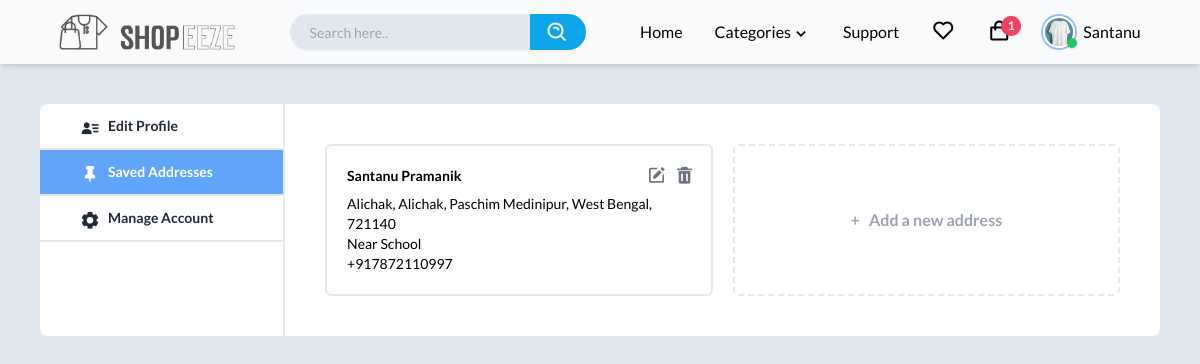
/account/profile/saved-addresses/ (signed in), run on the app's committed database.
### accounts/models.py (models this page shows, shortened)
class Profile(Basemodel):
    user = models.OneToOneField(User, on_delete=models.CASCADE, related_name="profile")
    is_new_user = models.BooleanField(default=False)
    phone_number = models.PositiveIntegerField()
    is_phone_no_verified = models.BooleanField(default=False)
    otp = models.PositiveIntegerField(null=True, blank=True)
    profile_image = models.ImageField(upload_to='ProfileImages', default='ProfileImages/default_pp.jpg')
    def get_cart_count(self):
        return CartItems.objects.filter(cart__user=self.user).count()

class Address(Basemodel):
    profile = models.ForeignKey(Profile, on_delete=models.CASCADE, related_name='adresses')
    receiver = models.CharField(max_length=100)
    mobile = models.IntegerField()
    home = models.CharField(max_length=100)
    city = models.CharField(max_length=100)
    pincode = models.CharField(max_length=6)
    district = models.CharField(max_length=100)
    STATE_CHOICES = (
        ("Andhra Pradesh","Andhra Pradesh"),
        ("Arunachal Pradesh ","Arunachal Pradesh "),
        ("Assam","Assam"),
        ("Bihar","Bihar"),
        ("Chhattisgarh","Chhattisgarh"),
        ("Goa","Goa"),
        ("Gujarat","Gujarat"),
        ("Haryana","Haryana"),
        ("Himachal Pradesh","Himachal Pradesh"),
        ("Jammu and Kashmir ","Jammu and Kashmir "),
        ("Jharkhand","Jharkhand"),
        ("Karnataka","Karnataka"),
        ("Kerala","Kerala"),
        ("Madhya Pradesh","Madhya Pradesh"),
        ("Maharashtra","Maharashtra"),
        ("Manipur","Manipur"),
        ("Meghalaya","Meghalaya"),
        ("Mizoram","Mizoram"),
        ("Nagaland","Nagaland"),
        ("Odisha","Odisha"),
        ("Punjab","Punjab"),
        ("Rajasthan","Rajasthan"),
        ("Sikkim","Sikkim"),
        ("Tamil Nadu","Tamil Nadu"),
        ("Telangana","Telangana"),
        ("Tripura","Tripura"),
        ("Uttar Pradesh","Uttar Pradesh"),
        ("Uttarakhand","Uttarakhand"),
        ("West Bengal","West Bengal"),
        ("Andaman and Nicobar Islands","Andaman and Nicobar Islands"),
        ("Chandigarh","Chandigarh"),
        ("Dadra and Nagar Haveli","Dadra and Nagar Haveli"),
        ("Daman and Diu","Daman and Diu"),
        ("Lakshadweep","Lakshadweep"),
        ("National Capital Territory of Delhi","National Capital Territory of Delhi"),
        ("Puducherry","Puducherry"),
    )
    state = models.CharField(choices=STATE_CHOICES,max_length=255)
    landmark = models.CharField(max_length=100, null=True, blank=True)
    class Meta:
        verbose_name_plural = "Adresses"

### accounts/views.py (the view)
# urls.py: path("profile/saved-addresses/", saved_addresses, name="saved_addresses"),
def saved_addresses(request):
    if request.user.is_authenticated:
        addresses = Address.objects.filter(profile=request.user.profile)
        return render(request, "accounts/manage_address.html", {"addresses": addresses})
    else:
        messages.warning(request, "You have to login first")
        return redirect("login")

### templates/accounts/manage_address.html (shortened to what this page needs)
{% extends 'base/base.html' %}
{% block main_content %}
<main class="p-10 h-[90vh]">
    <section class="bg-white rounded-lg flex overflow-hidden h-full">
        <div class="w-80 border-r-2 text-sm font-semibold">
            <a href="{% url 'edit_profile' %}"
                class="text-gray-800 flex py-2.5 gap-2 items-center px-10 border-b-2 hover:bg-slate-200/50 transition">
                <i class='bx bxs-user-detail text-xl pt-1'></i>
                <p>Edit Profile</p>
            </a>
            <a href="{% url 'saved_addresses' %}"
                class="bg-blue-400 text-white flex py-2.5 gap-2 items-center px-10 border-b-2 hover:bg-opacity-90 transition">
                <i class='bx bxs-pin text-xl pt-1'></i>
                <p>Saved Addresses</p>
            </a>
            <a href="#"
                class="text-gray-800 flex py-2.5 gap-2 items-center px-10 border-b-2 hover:bg-slate-200/50 transition">
                <i class='bx bxs-cog text-xl pt-1'></i>
                <p>Manage Account</p>
            </a>
        </div>
        <div class="p-10 w-full h-full">
            <div class="grid grid-cols-2 relative gap-x-5 gap-y-4" id="addresses">
                {% for address in addresses %}
                <div class="border-2 rounded-md p-5 relative hover:bg-slate-100 transition ease-in">
                    <div class="flex flex-col gap-2">
                        <P class="font-semibold text-sm">{{address.receiver}}</P>
                        <p class="text-sm">
                            {{address.home}}, {{address.city}}, {{address.district}}, {{address.state}},
                            {{address.pincode}}
                            {% if address.landmark %}
                            <br> Near {{address.landmark}}
                            {% endif %}
                            <br> +91{{address.mobile}}
                        </p>
                    </div>
                    <div class="absolute top-4 right-4 flex gap-2 text-gray-500 text-xl">
                        <a title="edit" href="{% url 'edit_address' address.uid %}">
                            <i class='bx bxs-edit'></i>
                        </a>
                        <button title="remove" type="button" onclick="showConfirmPopUp('{{address.uid}}')">
                            <i class='bx bxs-trash'></i>
                        </button>
                    </div>
                </div>
                {% endfor %}
                {% if addresses|length < 5 %}
                <a href="{% url 'add_address_profile' %}"
                    class="flex items-center justify-center text-gray-400 font-semibold gap-5 border-2 border-dashed rounded-md p-5 relative hover:bg-slate-100 transition ease-in">
                    <p>+ &nbsp; Add a new address</p>
                </a>
                {% endif %}
            </div>
        </div>
    </section>
</main>
{% endblock main_content %}

### templates/base/base.html (shortened to what this page needs)
<!DOCTYPE html>
<html lang="en">
<head>
    <link rel="stylesheet" href="/media/css/output.css" />
    <link href="https://unpkg.com/boxicons@2.1.4/css/boxicons.min.css" rel="stylesheet" />
</head>
<body class="relative bg-slate-200 font-['Lato']">
    <header class="sticky top-0 w-full flex justify-around items-center bg-slate-50 px-8 shadow-md z-[999]">
        <a id="logo" href="/">
            <img src="/media/images/logo.png" alt="logo-s" class="h-9" />
        </a>
        <form class="flex items-center h-9">
            <input type="text" placeholder="Search here.."
                class="w-60 h-full rounded-s-full px-5 text-sm outline-none shadow-sm text-black bg-slate-200 font-[400]" />
            <button title="Search" type="submit"
                class="flex justify-center items-center px-4 text-2xl bg-sky-500 h-full shadow-sm rounded-e-full pt-0.5 text-gray-100"><i
                    class='bx bx-search-alt'></i></button>
        </form>
        <div id="navigations" class="flex gap-8 h-16 items-center">
            <a title="Home" href="{% url 'index' %}"
                class="hover:text-blue-500 transition duration-300 {% block home_active %}{% endblock %}">Home</a>
            <div id="cat_drpdwn" class="relative h-full flex items-center">
                <div class="cursor-pointer flex items-center">
                    Categories
                    <span class="text-xl pt-1">
                        <i class='bx bx-chevron-down'></i>
                    </span>
                </div>
            </div>
            <a title="Support" href="/support/" class="hover:text-blue-500 transition duration-300">Support</a>
            <a title="Wishlisht" href="/accouts/wishlisht/"
                class="text-2xl hover:text-blue-500 transition duration-300"><i class='bx bx-heart'></i></a>
            <a title="Cart" href="{% url 'cart' %}" class="text-2xl group transition duration-300 relative">
                <span class="group-hover:text-blue-500"><i class='bx bx-shopping-bag'></i></span>
                {% if request.user.profile.get_cart_count > 0 %}
                    <span class="absolute top-0 -right-2.5 flex justify-center items-center bg-rose-500 w-5 h-5 text-xs font-semibold text-white rounded-full">
                        <span class="absolute inline-flex h-full w-full rounded-full bg-rose-400 opacity-75 -z-10 animate-ping"></span>
                        {{request.user.profile.get_cart_count}}
                    </span>
                {% endif %}
            </a>
            {% if user.is_authenticated %}
            <div class="relative group h-full flex items-center">
                <div class="cursor-pointer flex gap-2 items-center">
                    <div class="relative">
                        <img src="{{ user.profile.profile_image.url }}" alt="Profile Image"
                            class="w-8 h-8 rounded-full object-cover ring-2 border-2 border-white">
                        <span
                            class="absolute bottom-0 -right-0.5 rounded-full w-2.5 h-2.5 bg-green-500 shadow mt-1"></span>
                    </div>
                    <span>{{ user.first_name }}</span>
                </div>
            </div>
            {% else %}
            <a title="Log In" href="{% url 'login' %}"
                class="bg-sky-500 rounded shadow px-4 py-1 text-gray-100 font-semibold hover:bg-inherit hover:ring-2 hover:text-sky-500 hover:ring-sky-500 hover:shadow-md transition">
                Log In
            </a>
            {% endif %}
        </div>
    </header>
    {% block main_content %}
    {% endblock %}
</body>
</html>

### data on the page
Address: receiver "Santanu Pramanik", home "Alichak", city "Alichak", district "Paschim Medinipur", state "West Bengal", pincode "721140", landmark "School", mobile "7872110997"

### other printed values
{{ request.user.profile.get_cart_count }} "1"
{{ user.first_name }} "Santanu"
